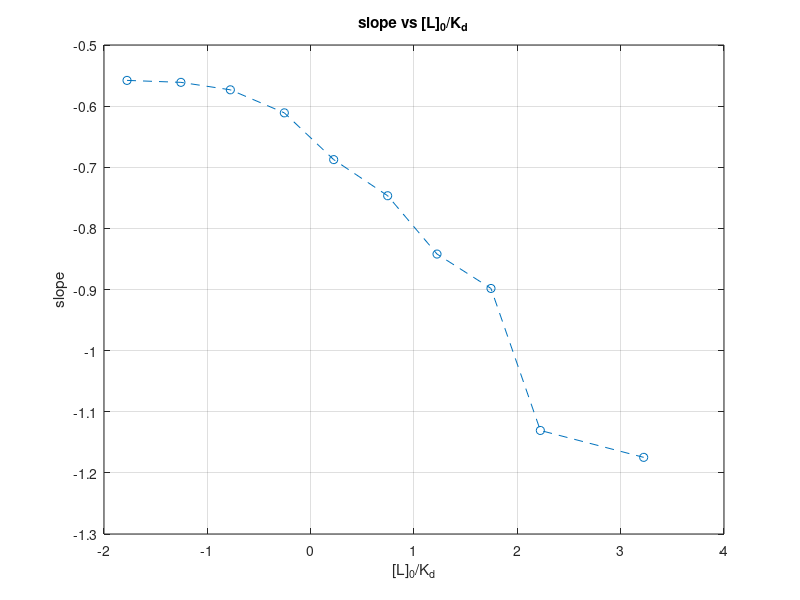
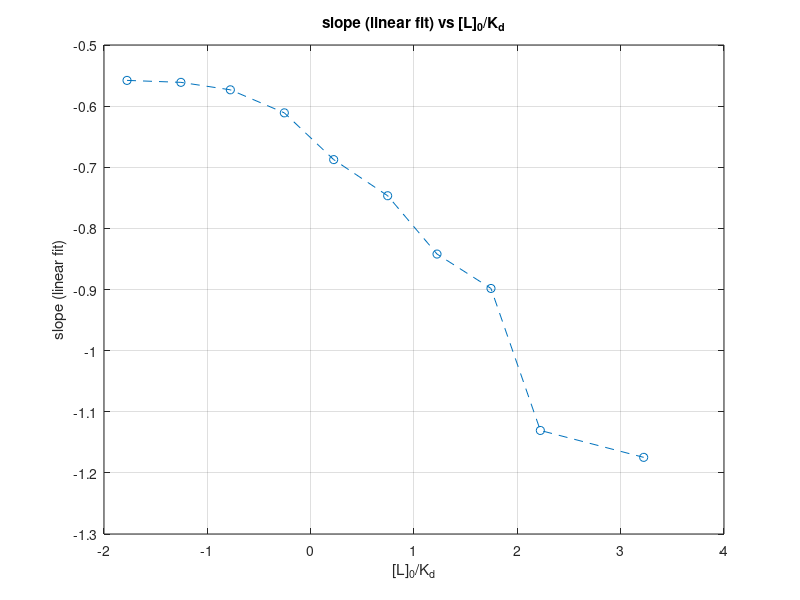

Reproduce these figures in MATLAB, in order.
% L_0/K_d
x= [1.67E-02,5.55E-02,1.67E-01,5.56E-01,1.67E+00,5.56E+00,1.67E+01,5.56E+01,1.67E+02,1.67E+03];
y= [-0.5579,-0.5611,-0.5733,-0.6110,-0.6875,-0.7466,-0.8420,-0.8983,-1.1306,-1.1746];

logx=log10(x);

figure(1)
plot(logx,y,'o--')
title("slope vs [L]_0/K_d")
xlabel("[L]_0/K_d")
ylabel("slope")
grid on

figure(2)
x1= [1.67E-02,5.55E-02,1.67E-01,5.56E-01,1.67E+00,5.56E+00,1.67E+01,5.56E+01,1.67E+02,1.67E+03];
y1= [-0.47302,-0.475,-0.48092,-0.49473,-0.52122,-0.59092,-0.61655,-0.66075,-0.64933,-1.3436];

log_x=log10(x1);

plot(log_x,y,'o--')
title("slope (linear fit) vs [L]_0/K_d")
xlabel("[L]_0/K_d")
ylabel("slope (linear fit)")
grid on